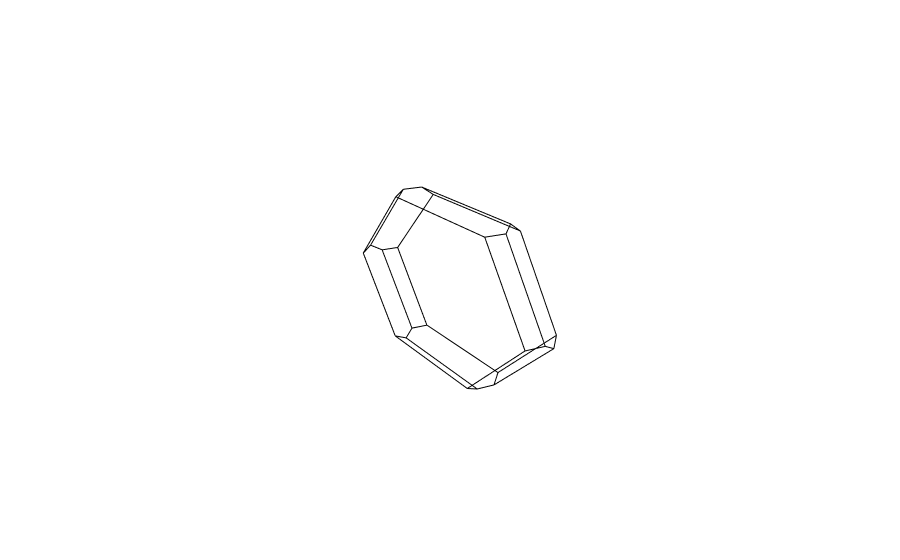

Notebook source saved alongside this figure:
### Code cell
struc = el_bs.structure
bz_lattice=struc.lattice.reciprocal_lattice
bz = bz_lattice.get_wigner_seitz_cell()
fig = go.Figure()
for iface in range(len(bz)):  # pylint: disable=C0200
        for line in itertools.combinations(bz[iface], 2):
            for jface in range(len(bz)):
                if (iface < jface
                    and any(np.all(line[0] == x) for x in bz[jface])
                    and any(np.all(line[1] == x) for x in bz[jface])):
                    fig.add_trace(go_line(line[0], line[1]))
fig.update_layout(
    scene = dict(
        xaxis = dict(visible=False, range=[-1.15,1.15],),
        yaxis = dict(visible=False, range=[-1.15,1.15],),
        zaxis = dict(visible=False, range=[-1.15,1.15],),
    )
)
fig.show()

### Figure 1 — Plotly figure (JSON) as saved in the notebook; plotly's stock layout.template omitted (floating-point values rounded to 4 significant figures)
{"data": [{"line": {"color": "black"}, "mode": "lines", "showlegend": false, "text": "", "type": "scatter3d", "x": [0, 0.2628], "y": [-0.5289, -0.4589], "z": [-0.8453, -0.8453]}, {"line": {"color": "black"}, "mode": "lines", "showlegend": false, "text": "", "type": "scatter3d", "x": [0, -0.2628], "y": [-0.5289, -0.4589], "z": [-0.8453, -0.8453]}, {"line": {"color": "black"}, "mode": "lines", "showlegend": false, "text": "", "type": "scatter3d", "x": [0.2628, 0.2628], "y": [-0.4589, 0.4589], "z": [-0.8453, -0.8453]}, {"line": {"color": "black"}, "mode": "lines", "showlegend": false, "text": "", "type": "scatter3d", "x": [0.2628, 0], "y": [0.4589, 0.5289], "z": [-0.8453, -0.8453]}, {"line": {"color": "black"}, "mode": "lines", "showlegend": false, "text": "", "type": "scatter3d", "x": [0, -0.2628], "y": [0.5289, 0.4589], "z": [-0.8453, -0.8453]}, {"line": {"color": "black"}, "mode": "lines", "showlegend": false, "text": "", "type": "scatter3d", "x": [-0.2628, -0.2628], "y": [0.4589, -0.4589], "z": [-0.8453, -0.8453]}, {"line": {"color": "black"}, "mode": "lines", "showlegend": false, "text": "", "type": "scatter3d", "x": [-0.1221, 0], "y": [0.9878, 0.5289], "z": [-0.05986, -0.8453]}, {"line": {"color": "black"}, "mode": "lines", "showlegend": false, "text": "", "type": "scatter3d", "x": [-0.1221, -0.385], "y": [0.9878, 0.9178], "z": [-0.05986, -0.05986]}, {"line": {"color": "black"}, "mode": "lines", "showlegend": false, "text": "", "type": "scatter3d", "x": [-0.2628, -0.385], "y": [0.4589, 0.9178], "z": [-0.8453, -0.05986]}, {"line": {"color": "black"}, "mode": "lines", "showlegend": false, "text": "", "type": "scatter3d", "x": [-0.1221, 0.1221], "y": [-0.9878, -0.9878], "z": [-0.05986, 0.05986]}, {"line": {"color": "black"}, "mode": "lines", "showlegend": false, "text": "", "type": "scatter3d", "x": [-0.1221, 0], "y": [-0.9878, -0.5289], "z": [-0.05986, -0.8453]}, {"line": {"color": "black"}, "mode": "lines", "showlegend": false, "text": "", "type": "scatter3d", "x": [0.1221, 0.385], "y": [-0.9878, -0.9178], "z": [0.05986, 0.05986]}, {"line": {"color": "black"}, "mode": "lines", "showlegend": false, "text": "", "type": "scatter3d", "x": [0.385, 0.5071], "y": [-0.9178, -0.4589], "z": [0.05986, -0.7256]}, {"line": {"color": "black"}, "mode": "lines", "showlegend": false, "text": "", "type": "scatter3d", "x": [0.5071, 0.2628], "y": [-0.4589, -0.4589], "z": [-0.7256, -0.8453]}, {"line": {"color": "black"}, "mode": "lines", "showlegend": false, "text": "", "type": "scatter3d", "x": [-0.1221, -0.385], "y": [-0.9878, -0.9178], "z": [-0.05986, -0.05986]}, {"line": {"color": "black"}, "mode": "lines", "showlegend": false, "text": "", "type": "scatter3d", "x": [-0.2628, -0.385], "y": [-0.4589, -0.9178], "z": [-0.8453, -0.05986]}, {"line": {"color": "black"}, "mode": "lines", "showlegend": false, "text": "", "type": "scatter3d", "x": [-0.385, -0.5071], "y": [-0.9178, -0.4589], "z": [-0.05986, 0.7256]}, {"line": {"color": "black"}, "mode": "lines", "showlegend": false, "text": "", "type": "scatter3d", "x": [-0.5071, -0.5071], "y": [-0.4589, 0.4589], "z": [0.7256, 0.7256]}, {"line": {"color": "black"}, "mode": "lines", "showlegend": false, "text": "", "type": "scatter3d", "x": [-0.5071, -0.385], "y": [0.4589, 0.9178], "z": [0.7256, -0.05986]}, {"line": {"color": "black"}, "mode": "lines", "showlegend": false, "text": "", "type": "scatter3d", "x": [-0.1221, 0.1221], "y": [0.9878, 0.9878], "z": [-0.05986, 0.05986]}, {"line": {"color": "black"}, "mode": "lines", "showlegend": false, "text": "", "type": "scatter3d", "x": [0.1221, 0.385], "y": [0.9878, 0.9178], "z": [0.05986, 0.05986]}, {"line": {"color": "black"}, "mode": "lines", "showlegend": false, "text": "", "type": "scatter3d", "x": [0.385, 0.5071], "y": [0.9178, 0.4589], "z": [0.05986, -0.7256]}, {"line": {"color": "black"}, "mode": "lines", "showlegend": false, "text": "", "type": "scatter3d", "x": [0.5071, 0.2628], "y": [0.4589, 0.4589], "z": [-0.7256, -0.8453]}, {"line": {"color": "black"}, "mode": "lines", "showlegend": false, "text": "", "type": "scatter3d", "x": [0.5071, 0.5071], "y": [-0.4589, 0.4589], "z": [-0.7256, -0.7256]}, {"line": {"color": "black"}, "mode": "lines", "showlegend": false, "text": "", "type": "scatter3d", "x": [-0.2628, 0], "y": [0.4589, 0.5289], "z": [0.8453, 0.8453]}, {"line": {"color": "black"}, "mode": "lines", "showlegend": false, "text": "", "type": "scatter3d", "x": [-0.2628, -0.2628], "y": [0.4589, -0.4589], "z": [0.8453, 0.8453]}, {"line": {"color": "black"}, "mode": "lines", "showlegend": false, "text": "", "type": "scatter3d", "x": [0, 0.2628], "y": [0.5289, 0.4589], "z": [0.8453, 0.8453]}, {"line": {"color": "black"}, "mode": "lines", "showlegend": false, "text": "", "type": "scatter3d", "x": [0.2628, 0.2628], "y": [0.4589, -0.4589], "z": [0.8453, 0.8453]}, {"line": {"color": "black"}, "mode": "lines", "showlegend": false, "text": "", "type": "scatter3d", "x": [0.2628, 0], "y": [-0.4589, -0.5289], "z": [0.8453, 0.8453]}, {"line": {"color": "black"}, "mode": "lines", "showlegend": false, "text": "", "type": "scatter3d", "x": [0, -0.2628], "y": [-0.5289, -0.4589], "z": [0.8453, 0.8453]}, {"line": {"color": "black"}, "mode": "lines", "showlegend": false, "text": "", "type": "scatter3d", "x": [-0.5071, -0.2628], "y": [0.4589, 0.4589], "z": [0.7256, 0.8453]}, {"line": {"color": "black"}, "mode": "lines", "showlegend": false, "text": "", "type": "scatter3d", "x": [-0.5071, -0.2628], "y": [-0.4589, -0.4589], "z": [0.7256, 0.8453]}, {"line": {"color": "black"}, "mode": "lines", "showlegend": false, "text": "", "type": "scatter3d", "x": [0.1221, 0], "y": [0.9878, 0.5289], "z": [0.05986, 0.8453]}, {"line": {"color": "black"}, "mode": "lines", "showlegend": false, "text": "", "type": "scatter3d", "x": [0.385, 0.2628], "y": [0.9178, 0.4589], "z": [0.05986, 0.8453]}, {"line": {"color": "black"}, "mode": "lines", "showlegend": false, "text": "", "type": "scatter3d", "x": [0.1221, 0], "y": [-0.9878, -0.5289], "z": [0.05986, 0.8453]}, {"line": {"color": "black"}, "mode": "lines", "showlegend": false, "text": "", "type": "scatter3d", "x": [0.385, 0.2628], "y": [-0.9178, -0.4589], "z": [0.05986, 0.8453]}], "layout": {"scene": {"xaxis": {"range": [-1.15, 1.15], "visible": false}, "yaxis": {"range": [-1.15, 1.15], "visible": false}, "zaxis": {"range": [-1.15, 1.15], "visible": false}}}}
